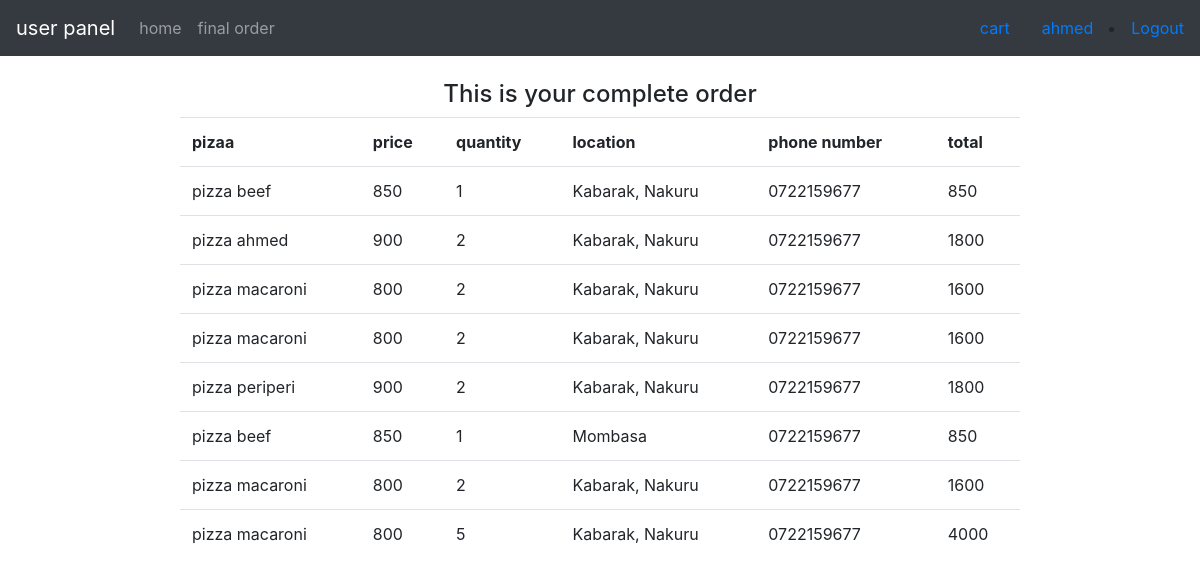
Screenshot of /dashboard/final_order.php (signed in) with the database file from the repository.
### tables this page shows
CREATE TABLE `users` (
  `id` int(11) NOT NULL,
  `username` varchar(250) NOT NULL,
  `password` varchar(250) NOT NULL,
  `type` varchar(255) NOT NULL,
  `last_login` timestamp NOT NULL DEFAULT current_timestamp() ON UPDATE current_timestamp()
);

CREATE TABLE `finalorder` (
  `id` int(11) NOT NULL,
  `user_id` int(11) NOT NULL,
  `foodname` varchar(250) NOT NULL,
  `price` int(11) NOT NULL,
  `quantity` int(11) NOT NULL,
  `location` varchar(250) NOT NULL,
  `phoneno` varchar(250) NOT NULL
);

### dashboard/final_order.php (the view, shortened to what this page needs)
<?php
include '../helpers/dbconfig.php';
?>
<!DOCTYPE html>
<html>
<head>
</head>
<body>
<?php include 'navbar.php'; ?>
<center>
<h4>This is your complete order</h4>
<table class="table" style="width: 70%">
	 <tr>
      <th>pizaa</th>
      <th>price</th>
      <th>quantity</th>
      <th>location</th>
      <th>phone number</th>
      <th>total</th>
  </tr>
<?php
	$userid= $user_info['id'];
      $sql=$db->query("SELECT * FROM finalorder where user_id = '$userid' ");
?>
<?php while ($item = mysqli_fetch_assoc($sql)):  ;?>
<tr>
      <td><?= $item['foodname'] ?></td>
      <td><?= $item['price'] ?></td>
      <td><?= $item['quantity']  ?></td>
      <td><?= $item['location'] ?></td>
      <td><?= $item['phoneno'] ?></td>
      <td><?php echo $item['price']*$item['quantity']; ?></td>
</tr>
<?php endwhile; ?>
</table>
</center>
</body>
</html>

### dashboard/navbar.php (shortened to what this page needs)
<!DOCTYPE html>
<html lang="en">
<head>
  <link rel="stylesheet" href="https://maxcdn.bootstrapcdn.com/bootstrap/4.4.1/css/bootstrap.min.css">
</head>
<body>
   <?php
    $current_user = $_SESSION['SBUser'];
    $userdetails = $db->query("SELECT * FROM users WHERE id = '$current_user' ");
    $user_info = mysqli_fetch_assoc($userdetails);
     ?>
<nav class="navbar navbar-expand-md bg-dark navbar-dark">
  <?php
  $usertype = $user_info['type'];
    if ($usertype== "admin") { ?>
      <a class="navbar-brand" href="#">admin panel</a>
      <?php
    }else{ ?>
    <a class="navbar-brand" href="#">user panel</a>
<?php
    }
  ?>
  <div class="collapse navbar-collapse" id="collapsibleNavbar">
    <ul class="navbar-nav">
      <li class="nav-item">
        <a class="nav-link" href="dashboard.php">home</a>
      </li>
      <?php
       if ($usertype== "user") { ?>
       <li class="nav-item">
        <a class="nav-link" href="final_order.php">final order</a>
      </li>
    <?php } ?>
    </ul>
  </div>
         <?php
    if ($usertype== "admin") { ?>
        <a class="nav-link" href="cusorders.php">customer orders</a>
      <?php } else { ?>
        <a class="nav-link" href="cart.php">cart</a>
         <?php
      }
      ?>
  <a class="nav-link" href="#"><?php echo $user_info['username'];   ?></a>
    <li class="nav-item ml-auto">
      <a href="../index.php">Logout</a>
    </li>
</nav>
<br>
</body>
</html>

### rows the page displays
users: username "ahmed"
finalorder: foodname "pizza beef", price "850", quantity "1", location "Kabarak, Nakuru", phoneno "0722159677", $item['price']*$item['quantity'] "850"
finalorder: foodname "pizza ahmed", price "900", quantity "2", location "Kabarak, Nakuru", phoneno "0722159677", $item['price']*$item['quantity'] "1800"
finalorder: foodname "pizza macaroni", price "800", quantity "2", location "Kabarak, Nakuru", phoneno "0722159677", $item['price']*$item['quantity'] "1600"
finalorder: foodname "pizza macaroni", price "800", quantity "2", location "Kabarak, Nakuru", phoneno "0722159677", $item['price']*$item['quantity'] "1600"
finalorder: foodname "pizza periperi", price "900", quantity "2", location "Kabarak, Nakuru", phoneno "0722159677", $item['price']*$item['quantity'] "1800"
finalorder: foodname "pizza beef", price "850", quantity "1", location "Mombasa", phoneno "0722159677", $item['price']*$item['quantity'] "850"
finalorder: foodname "pizza macaroni", price "800", quantity "2", location "Kabarak, Nakuru", phoneno "0722159677", $item['price']*$item['quantity'] "1600"
finalorder: foodname "pizza macaroni", price "800", quantity "5", location "Kabarak, Nakuru", phoneno "0722159677", $item['price']*$item['quantity'] "4000"
